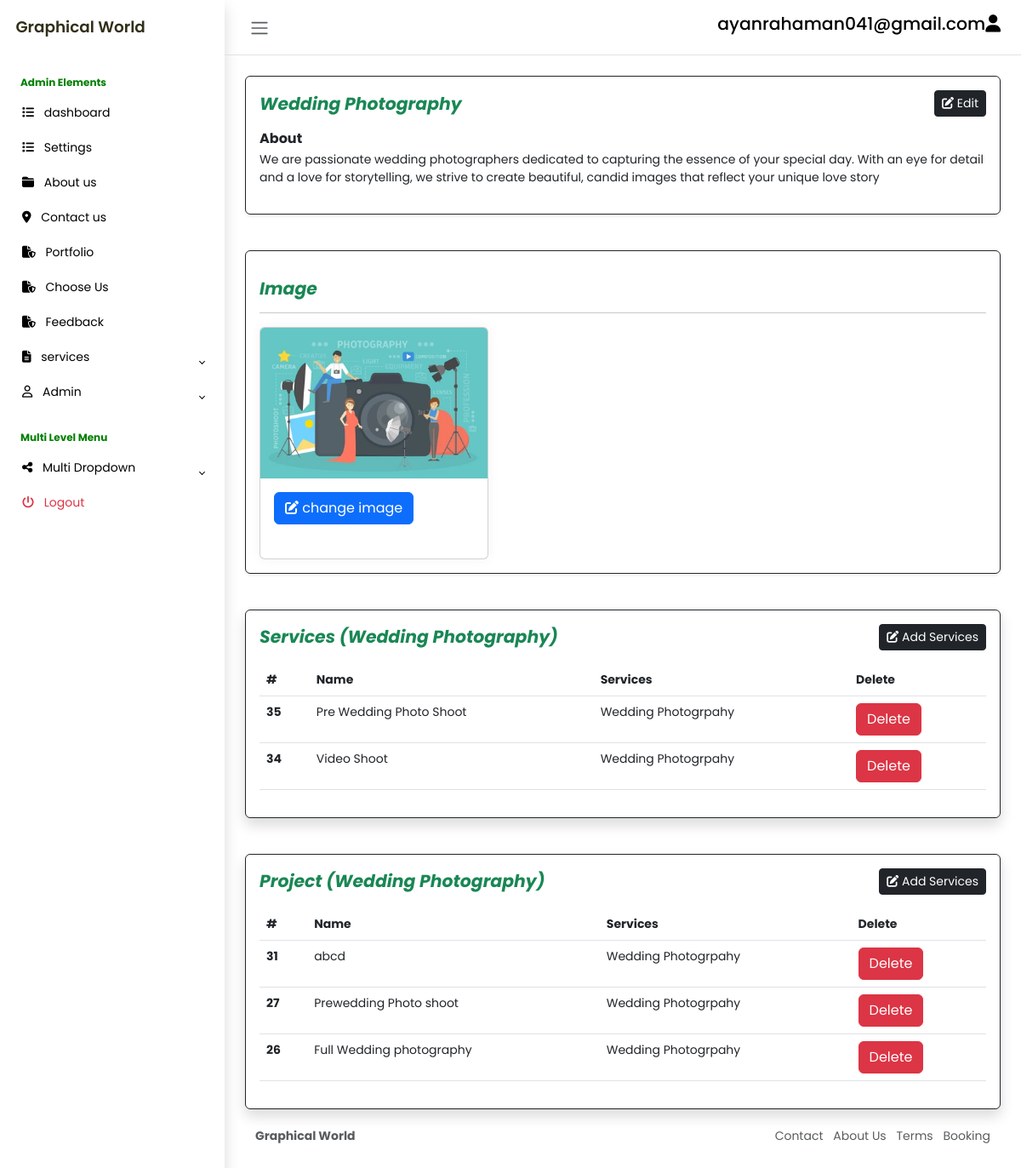
Page /dashboard/wedding_photography.php (signed in) on the committed database.
### tables this page shows
CREATE TABLE `s_content` (
  `id` int(11) NOT NULL,
  `image` varchar(255) DEFAULT NULL,
  `about` text DEFAULT NULL,
  `type` varchar(255) DEFAULT NULL
);

CREATE TABLE `s_services` (
  `id` int(11) NOT NULL,
  `s_s_name` varchar(255) DEFAULT NULL,
  `type` varchar(255) DEFAULT NULL
);

CREATE TABLE `s_s_c_project` (
  `id` int(11) NOT NULL,
  `ssc_name` varchar(255) DEFAULT NULL,
  `type` varchar(255) DEFAULT NULL
);

### dashboard/wedding_photography.php (the view, shortened to what this page needs)
<!DOCTYPE html>
<html lang="en">
<head>
    <link rel="stylesheet" href="https://cdn.jsdelivr.net/npm/bootstrap@5.3.0-alpha2/dist/css/bootstrap.min.css">
    <link rel="stylesheet" href="css/style.css">
</head>
<body class="">
    <div class="wrapper">
                <?php
                    require_once("extra_content/sidebar.php");
                ?>
        <div class="main">
                <?php
                    require_once("extra_content/navbar.php");
                ?>
<div class="col-md-12 col-lg-12 p-4">
                        <div class="p-3 border border-dark bg-white shadow-sm d-flex justify-content-around align-items-center rounded">
                            <?php
                                       require_once("partials/DBconnect.php");
                                       $sql = "SELECT * FROM s_content WHERE id = 4";
                                       $stmt = $connectingDB->query($sql);
                                       while ($Data = $stmt->fetch()) {
                                           $about = $Data["about"];
                                       }
                                       ?>
                            <div class="card-body">
                                <div class="d-flex align-items-center justify-content-between mb-3">
                                    <h4 class="card-title m-0 fw-bold fst-italic text-success">Wedding Photography</h4>
                                    <button type="button" class="btn btn-dark shadow-none btn-sm" data-bs-toggle="modal"
                                        data-bs-target="#general-q">
                                        <i class="fas fa-edit"></i> Edit
                                    </button>
                                </div>
                                <h6 class="card-subtitle mb-1 fw-bold">About</h6>
                                <p class="card-text" id="site_title"><?php echo $about; ?></p>
                        </div>
                    </div><br><br>
<div class="col-md-12 col-lg-12">
                        <div class="p-3 border border-dark bg-white shadow-sm justify-content-around align-items-center rounded">
                    <h4 class="card-title mb-3 mt-3 fw-bold fst-italic text-success">Image</h4><hr>
                        <div class="row row-cols-1 row-cols-md-3 g-4">
                                <?php
                                $sql3 = "SELECT * FROM s_content WHERE id = 4";
                                $stmt3 = $connectingDB->query($sql3);
                                while($Data3 = $stmt3->fetch()) {
                                  $id = $Data3["id"];
                                  $image = $Data3["image"];
                                ?>
                                <div class="col-lg-4">
                                  <div class="card h-100">
                                    <img src="images/<?php echo $image; ?>" class="card-img-top" alt="...">
                                    <div class="card-body">
                                    <a href=" W_p_image.php?id=<?php echo $id; ?>">
                                    <button type="button" class="btn btn-primary" data-bs-toggle="modal" data-bs-target="#staticBackdrop">
                                    <i class="fas fa-edit"></i> change image
                                        </button>
                                    </a>
                                    </div>
                                  </div>
                                </div>
                                <?php
                             }
                              ?>
                              </div>
                    </div>
                    </div><br><br>
<div class="col-md-12 col-lg-12">
                <div
                    class="p-3 border border-dark bg-white shadow d-flex justify-content-around align-items-center rounded">
                    <div class="card-body">
                        <div class="d-flex align-items-center justify-content-between mb-3">
                            <h4 class="card-title m-0 fw-bold fst-italic text-success">Services (Wedding Photography)</h4>
                            <button type="button" class="btn btn-dark shadow-none btn-sm" data-bs-toggle="modal"
                                data-bs-target="#general-s">
                                <i class="fas fa-edit"></i> Add Services
                            </button>
                        </div>
                        <div class="card-body">
                            <table class="table">
                                <thead>
                                    <tr>
                                        <th scope="col">#</th>
                                        <th scope="col">Name</th>
                                        <th scope="col">Services</th>
                                        <th scope="col">Delete</th>
                                    </tr>
                                </thead>
                                <tbody>
                                    <?php
                                    $sql5 = "SELECT * FROM s_services WHERE type = 'Wedding Photogrpahy' ORDER BY id DESC";
                                    $stmt5 = $connectingDB->query($sql5);
                                    while ($Data5 = $stmt5->fetch()) {
                                        $id = $Data5["id"];
                                        $s_s_name = $Data5["s_s_name"];
                                        $type = $Data5["type"];
                                        ?>
                                        <tr>
                                            <th scope="row"><?php echo $id; ?></th>
                                            <td class=""><?php echo $s_s_name; ?></td>
                                            <td><?php echo $type; ?></td>
                                            <td><a
                                                    href="wedding_p__services_delete.php?id=<?php echo $id; ?>"><button
                                                        class="btn btn-danger shadow-none">Delete</button></a></td>
                                        </tr>
                                        <?php
                                    }
                                    ?>
                                </tbody>
                            </table>
                        </div>
                    </div>
                </div>
            </div><br><br>
<div class="col-md-12 col-lg-12">
                <div
                    class="p-3 border border-dark bg-white shadow d-flex justify-content-around align-items-center rounded">
                    <div class="card-body">
                        <div class="d-flex align-items-center justify-content-between mb-3">
                            <h4 class="card-title m-0 fw-bold fst-italic text-success">Project (Wedding Photography)</h4>
                            <button type="button" class="btn btn-dark shadow-none btn-sm" data-bs-toggle="modal"
                                data-bs-target="#general-p">
                                <i class="fas fa-edit"></i> Add Services
                            </button>
                        </div>
                        <div class="card-body">
                            <table class="table">
                                <thead>
                                    <tr>
                                        <th scope="col">#</th>
                                        <th scope="col">Name</th>
                                        <th scope="col">Services</th>
                                        <th scope="col">Delete</th>
                                    </tr>
                                </thead>
                                <tbody>
                                    <?php
                                    $sql7 = "SELECT * FROM s_s_c_project WHERE type = 'Wedding Photogrpahy' ORDER BY id DESC";
                                    $stmt7 = $connectingDB->query($sql7);
                                    while ($Data7 = $stmt7->fetch()) {
                                        $id = $Data7["id"];
                                        $ssc_name = $Data7["ssc_name"];
                                        $type2 = $Data7["type"];
                                        ?>
                                        <tr>
                                            <th scope="row"><?php echo $id; ?></th>
                                            <td class=""><?php echo $ssc_name; ?></td>
                                            <td><?php echo $type2; ?></td>
                                            <td><a
                                                    href="wedding_p_project_delete.php?id=<?php echo $id; ?>"><button
                                                        class="btn btn-danger shadow-none">Delete</button></a></td>
                                        </tr>
                                        <?php
                                    }
                                    ?>
                                </tbody>
                            </table>
                        </div>
                    </div>
                </div>
            </div><br>
             <?php
                    require_once("extra_content/footer.php");
                ?>
        </div>
    </div>
</body>
</html>

### dashboard/css/style.css (style rules this page uses)
body { font-family: 'Poppins', sans-serif; font-size: 0.875rem; opacity: 1; overflow-y: scroll; margin: 0; }
a { cursor: pointer; text-decoration: none; font-family: 'Poppins', sans-serif; }
h4 { font-family: 'Poppins', sans-serif; font-size: 1.275rem; color: var(--bs-emphasis-color); }
.wrapper { align-items: stretch; display: flex; width: 100%; }
.main { display: flex; flex-direction: column; min-height: 100vh; min-width: 0; overflow: hidden; transition: all 0.35s ease-in-out; width: 100%; }
.card { box-shadow: 0 0 .875rem 0 rgba(34, 46, 60, .05); margin-bottom: 24px; }

### rows in the picture
s_content: about "We are passionate wedding photographers dedicated to capturing the essence of your special day. With an eye for detail and a love for storytelling, we strive to create beautiful, candid images that reflect your unique love story", image (picture)
s_services: id "35", s_s_name "Pre Wedding Photo Shoot", type "Wedding Photogrpahy"
s_services: id "34", s_s_name "Video Shoot", type "Wedding Photogrpahy"
s_s_c_project: id "31", ssc_name "abcd", type "Wedding Photogrpahy"
s_s_c_project: id "27", ssc_name "Prewedding Photo shoot", type "Wedding Photogrpahy"
s_s_c_project: id "26", ssc_name "Full Wedding photography", type "Wedding Photogrpahy"

### other values in the picture
$_SESSION["email"] "ayanrahaman041@gmail.com"
